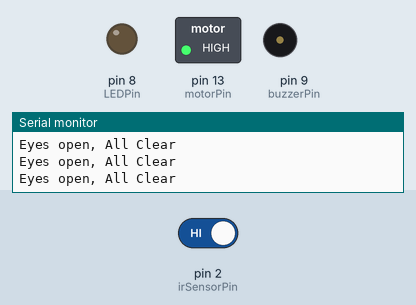
A sketch run on a simulated Arduino Uno, built with avr-gcc and run on an emulated ATmega328P. Shown: switched loads named in the sketch (green lamp = pin HIGH), output pins drawn as LEDs (lit = HIGH), buzzer (waves = sounding, pin HIGH), the last lines printed to the serial monitor. Inputs (shaded band) come from the test bench; at power-on: pin 2 (irSensorPin) HIGH.

Above: at 1.2 s.
1.3 s: pin 2 (irSensorPin) driven LOW
At 3.8 s:
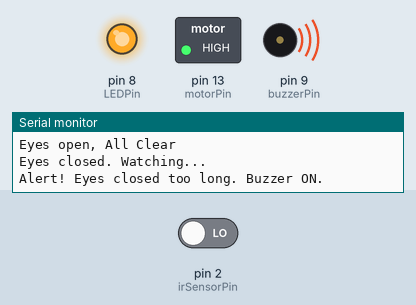
At 4.2 s:
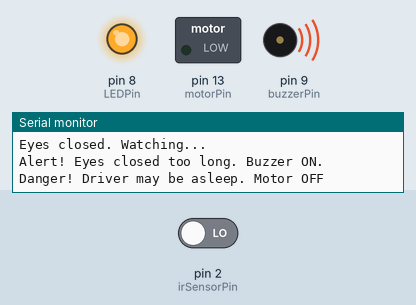
4.3 s: pin 2 (irSensorPin) driven HIGH
At 6.1 s:
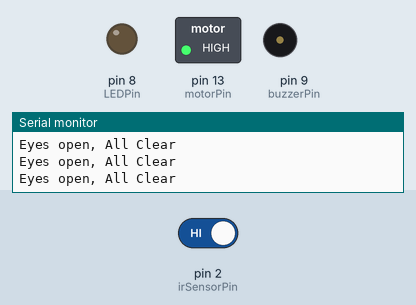
Timing chart, 0 to 7.6 s (numbered marks = the images above; inputs shaded):
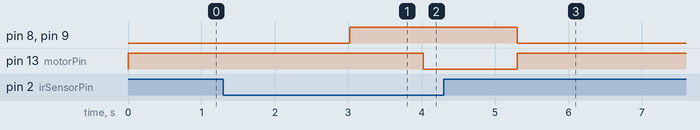

Measured:
- after the input at 1.3 s, pin 8 (LEDPin), pin 9 (buzzerPin): LOW → HIGH after 1.7 s; pin 13 (motorPin): HIGH → LOW after 2.7 s
- after the input at 4.3 s, pin 8 (LEDPin), pin 9 (buzzerPin): HIGH → LOW after 1.0 s; pin 13 (motorPin): LOW → HIGH after 1.0 s

The sketch:

Antisleepcode.ino
```cpp
const int irSensorPin = 2;
const int buzzerPin = 9;
const int motorPin = 13;
const int LEDPin = 8;

unsigned long eyeClosedTime = 0;
unsigned long eyeOpenTime = 0;
bool eyesClosed = false;
bool motorStopped = false;
bool buzzerStarted = false;

void setup() {
  pinMode(irSensorPin, INPUT);
  pinMode(buzzerPin, OUTPUT);
  pinMode(motorPin, OUTPUT);
  pinMode(LEDPin, OUTPUT);

  digitalWrite(buzzerPin, LOW);
  digitalWrite(motorPin, HIGH); // Motor starts ON

  Serial.begin(9600);
  Serial.println("System ready. Monitoring eyes...");
}

void loop() {
  int sensorValue = digitalRead(irSensorPin);

  if (sensorValue == LOW) { // Eyes closed
    if (!eyesClosed) {
      eyesClosed = true;
      eyeClosedTime = millis();
      Serial.println("Eyes closed. Watching...");
    } else {
      unsigned long elapsed = millis() - eyeClosedTime;

      if (!buzzerStarted && elapsed >= 1700) {
        digitalWrite(buzzerPin, HIGH);
        digitalWrite(LEDPin, HIGH);
        buzzerStarted = true;
        Serial.println("Alert! Eyes closed too long. Buzzer ON.");
      }

      if (!motorStopped && elapsed >= 2700) {
        digitalWrite(motorPin, LOW);
        motorStopped = true;
        Serial.println("Danger! Driver may be asleep. Motor OFF");
      }
    }
    eyeOpenTime = millis(); // Reset open timer
  } else { // Eyes open
    if (millis() - eyeOpenTime >= 1000) {
      eyesClosed = false;
      motorStopped = false;
      buzzerStarted = false;
      digitalWrite(buzzerPin, LOW);
      digitalWrite(LEDPin, LOW);
      digitalWrite(motorPin, HIGH); // Motor back ON
      Serial.println("Eyes open, All Clear");
    }
  }
}
```
